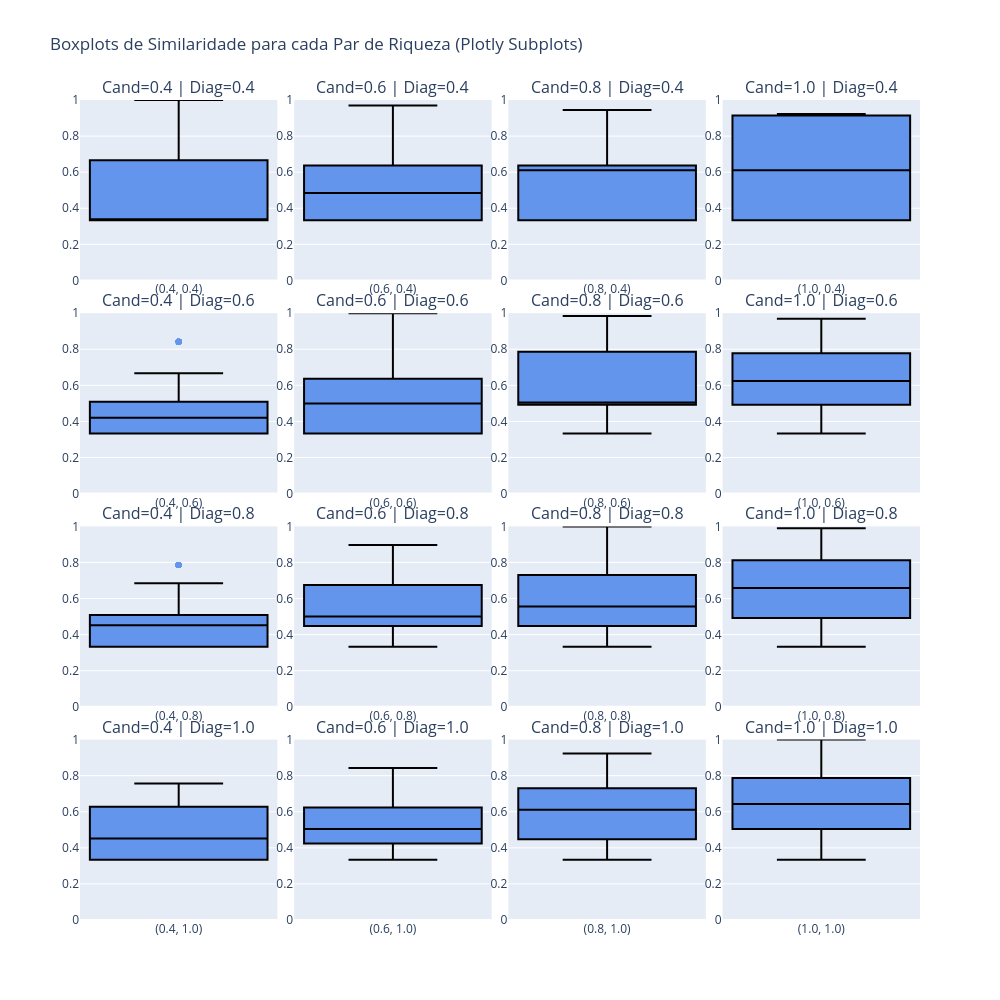

The cell this chart's notebook holds for it:
### Code cell
import plotly.subplots as sp
import plotly.graph_objects as go

unique_x = sorted(df['riqueza_candidate'].unique())
unique_y = sorted(df['riqueza_diagnosed'].unique())

fig = sp.make_subplots(
    rows=len(unique_y), cols=len(unique_x),
    shared_xaxes=False, shared_yaxes=False,
    horizontal_spacing=0.02, vertical_spacing=0.04,
    subplot_titles=[f"Cand={x} | Diag={y}" for y in unique_y for x in unique_x]
)

for i, y in enumerate(unique_y):
    for j, x in enumerate(unique_x):
        subset = df[(df['riqueza_candidate'] == x) & (df['riqueza_diagnosed'] == y)]
        if not subset.empty:
            fig.add_trace(
                go.Box(
                    y=subset['similarity_result'],
                    boxpoints='outliers',
                    marker_color='cornflowerblue',
                    line_color='black',
                    fillcolor='cornflowerblue',
                    name=f'({x}, {y})',
                    showlegend=False,
                    width=0.6
                ),
                row=i+1, col=j+1
            )
            # Quartis: Plotly mostra como linhas do boxplot!

fig.update_layout(
    height=250*len(unique_y), width=250*len(unique_x),
    title_text='Boxplots de Similaridade para cada Par de Riqueza (Plotly Subplots)',
)
fig.update_yaxes(range=[0, 1])  # Fixa o eixo y de 0 a 1
fig.show()

### Figure 1 — Plotly figure (JSON) as saved in the notebook; plotly's stock layout.template omitted (floating-point values rounded to 4 significant figures; data arrays with more than 128 entries replaced by an {"elided": "..."} marker saying what was removed)
{"data": [{"boxpoints": "outliers", "fillcolor": "cornflowerblue", "line": {"color": "black"}, "marker": {"color": "cornflowerblue"}, "name": "(0.4, 0.4)", "showlegend": false, "type": "box", "width": 0.6, "xaxis": "x", "y": {"elided": "400 float values"}, "yaxis": "y"}, {"boxpoints": "outliers", "fillcolor": "cornflowerblue", "line": {"color": "black"}, "marker": {"color": "cornflowerblue"}, "name": "(0.6, 0.4)", "showlegend": false, "type": "box", "width": 0.6, "xaxis": "x2", "y": {"elided": "1200 float values"}, "yaxis": "y2"}, {"boxpoints": "outliers", "fillcolor": "cornflowerblue", "line": {"color": "black"}, "marker": {"color": "cornflowerblue"}, "name": "(0.8, 0.4)", "showlegend": false, "type": "box", "width": 0.6, "xaxis": "x3", "y": {"elided": "1400 float values"}, "yaxis": "y3"}, {"boxpoints": "outliers", "fillcolor": "cornflowerblue", "line": {"color": "black"}, "marker": {"color": "cornflowerblue"}, "name": "(1.0, 0.4)", "showlegend": false, "type": "box", "width": 0.6, "xaxis": "x4", "y": {"elided": "600 float values"}, "yaxis": "y4"}, {"boxpoints": "outliers", "fillcolor": "cornflowerblue", "line": {"color": "black"}, "marker": {"color": "cornflowerblue"}, "name": "(0.4, 0.6)", "showlegend": false, "type": "box", "width": 0.6, "xaxis": "x5", "y": {"elided": "1200 float values"}, "yaxis": "y5"}, {"boxpoints": "outliers", "fillcolor": "cornflowerblue", "line": {"color": "black"}, "marker": {"color": "cornflowerblue"}, "name": "(0.6, 0.6)", "showlegend": false, "type": "box", "width": 0.6, "xaxis": "x6", "y": {"elided": "3600 float values"}, "yaxis": "y6"}, {"boxpoints": "outliers", "fillcolor": "cornflowerblue", "line": {"color": "black"}, "marker": {"color": "cornflowerblue"}, "name": "(0.8, 0.6)", "showlegend": false, "type": "box", "width": 0.6, "xaxis": "x7", "y": {"elided": "4200 float values"}, "yaxis": "y7"}, {"boxpoints": "outliers", "fillcolor": "cornflowerblue", "line": {"color": "black"}, "marker": {"color": "cornflowerblue"}, "name": "(1.0, 0.6)", "showlegend": false, "type": "box", "width": 0.6, "xaxis": "x8", "y": {"elided": "1800 float values"}, "yaxis": "y8"}, {"boxpoints": "outliers", "fillcolor": "cornflowerblue", "line": {"color": "black"}, "marker": {"color": "cornflowerblue"}, "name": "(0.4, 0.8)", "showlegend": false, "type": "box", "width": 0.6, "xaxis": "x9", "y": {"elided": "1400 float values"}, "yaxis": "y9"}, {"boxpoints": "outliers", "fillcolor": "cornflowerblue", "line": {"color": "black"}, "marker": {"color": "cornflowerblue"}, "name": "(0.6, 0.8)", "showlegend": false, "type": "box", "width": 0.6, "xaxis": "x10", "y": {"elided": "4200 float values"}, "yaxis": "y10"}, {"boxpoints": "outliers", "fillcolor": "cornflowerblue", "line": {"color": "black"}, "marker": {"color": "cornflowerblue"}, "name": "(0.8, 0.8)", "showlegend": false, "type": "box", "width": 0.6, "xaxis": "x11", "y": {"elided": "4900 float values"}, "yaxis": "y11"}, {"boxpoints": "outliers", "fillcolor": "cornflowerblue", "line": {"color": "black"}, "marker": {"color": "cornflowerblue"}, "name": "(1.0, 0.8)", "showlegend": false, "type": "box", "width": 0.6, "xaxis": "x12", "y": {"elided": "2100 float values"}, "yaxis": "y12"}, {"boxpoints": "outliers", "fillcolor": "cornflowerblue", "line": {"color": "black"}, "marker": {"color": "cornflowerblue"}, "name": "(0.4, 1.0)", "showlegend": false, "type": "box", "width": 0.6, "xaxis": "x13", "y": {"elided": "600 float values"}, "yaxis": "y13"}, {"boxpoints": "outliers", "fillcolor": "cornflowerblue", "line": {"color": "black"}, "marker": {"color": "cornflowerblue"}, "name": "(0.6, 1.0)", "showlegend": false, "type": "box", "width": 0.6, "xaxis": "x14", "y": {"elided": "1800 float values"}, "yaxis": "y14"}, {"boxpoints": "outliers", "fillcolor": "cornflowerblue", "line": {"color": "black"}, "marker": {"color": "cornflowerblue"}, "name": "(0.8, 1.0)", "showlegend": false, "type": "box", "width": 0.6, "xaxis": "x15", "y": {"elided": "2100 float values"}, "yaxis": "y15"}, {"boxpoints": "outliers", "fillcolor": "cornflowerblue", "line": {"color": "black"}, "marker": {"color": "cornflowerblue"}, "name": "(1.0, 1.0)", "showlegend": false, "type": "box", "width": 0.6, "xaxis": "x16", "y": {"elided": "900 float values"}, "yaxis": "y16"}], "layout": {"annotations": [{"font": {"size": 16}, "showarrow": false, "text": "Cand=0.4 | Diag=0.4", "x": 0.1175, "xanchor": "center", "xref": "paper", "y": 1, "yanchor": "bottom", "yref": "paper"}, {"font": {"size": 16}, "showarrow": false, "text": "Cand=0.6 | Diag=0.4", "x": 0.3725, "xanchor": "center", "xref": "paper", "y": 1, "yanchor": "bottom", "yref": "paper"}, {"font": {"size": 16}, "showarrow": false, "text": "Cand=0.8 | Diag=0.4", "x": 0.6275, "xanchor": "center", "xref": "paper", "y": 1, "yanchor": "bottom", "yref": "paper"}, {"font": {"size": 16}, "showarrow": false, "text": "Cand=1.0 | Diag=0.4", "x": 0.8825, "xanchor": "center", "xref": "paper", "y": 1, "yanchor": "bottom", "yref": "paper"}, {"font": {"size": 16}, "showarrow": false, "text": "Cand=0.4 | Diag=0.6", "x": 0.1175, "xanchor": "center", "xref": "paper", "y": 0.74, "yanchor": "bottom", "yref": "paper"}, {"font": {"size": 16}, "showarrow": false, "text": "Cand=0.6 | Diag=0.6", "x": 0.3725, "xanchor": "center", "xref": "paper", "y": 0.74, "yanchor": "bottom", "yref": "paper"}, {"font": {"size": 16}, "showarrow": false, "text": "Cand=0.8 | Diag=0.6", "x": 0.6275, "xanchor": "center", "xref": "paper", "y": 0.74, "yanchor": "bottom", "yref": "paper"}, {"font": {"size": 16}, "showarrow": false, "text": "Cand=1.0 | Diag=0.6", "x": 0.8825, "xanchor": "center", "xref": "paper", "y": 0.74, "yanchor": "bottom", "yref": "paper"}, {"font": {"size": 16}, "showarrow": false, "text": "Cand=0.4 | Diag=0.8", "x": 0.1175, "xanchor": "center", "xref": "paper", "y": 0.48, "yanchor": "bottom", "yref": "paper"}, {"font": {"size": 16}, "showarrow": false, "text": "Cand=0.6 | Diag=0.8", "x": 0.3725, "xanchor": "center", "xref": "paper", "y": 0.48, "yanchor": "bottom", "yref": "paper"}, {"font": {"size": 16}, "showarrow": false, "text": "Cand=0.8 | Diag=0.8", "x": 0.6275, "xanchor": "center", "xref": "paper", "y": 0.48, "yanchor": "bottom", "yref": "paper"}, {"font": {"size": 16}, "showarrow": false, "text": "Cand=1.0 | Diag=0.8", "x": 0.8825, "xanchor": "center", "xref": "paper", "y": 0.48, "yanchor": "bottom", "yref": "paper"}, {"font": {"size": 16}, "showarrow": false, "text": "Cand=0.4 | Diag=1.0", "x": 0.1175, "xanchor": "center", "xref": "paper", "y": 0.22, "yanchor": "bottom", "yref": "paper"}, {"font": {"size": 16}, "showarrow": false, "text": "Cand=0.6 | Diag=1.0", "x": 0.3725, "xanchor": "center", "xref": "paper", "y": 0.22, "yanchor": "bottom", "yref": "paper"}, {"font": {"size": 16}, "showarrow": false, "text": "Cand=0.8 | Diag=1.0", "x": 0.6275, "xanchor": "center", "xref": "paper", "y": 0.22, "yanchor": "bottom", "yref": "paper"}, {"font": {"size": 16}, "showarrow": false, "text": "Cand=1.0 | Diag=1.0", "x": 0.8825, "xanchor": "center", "xref": "paper", "y": 0.22, "yanchor": "bottom", "yref": "paper"}], "height": 1000, "title": {"text": "Boxplots de Similaridade para cada Par de Riqueza (Plotly Subplots)"}, "width": 1000, "xaxis": {"anchor": "y", "domain": [0, 0.235]}, "xaxis10": {"anchor": "y10", "domain": [0.255, 0.49]}, "xaxis11": {"anchor": "y11", "domain": [0.51, 0.745]}, "xaxis12": {"anchor": "y12", "domain": [0.765, 1.0]}, "xaxis13": {"anchor": "y13", "domain": [0, 0.235]}, "xaxis14": {"anchor": "y14", "domain": [0.255, 0.49]}, "xaxis15": {"anchor": "y15", "domain": [0.51, 0.745]}, "xaxis16": {"anchor": "y16", "domain": [0.765, 1.0]}, "xaxis2": {"anchor": "y2", "domain": [0.255, 0.49]}, "xaxis3": {"anchor": "y3", "domain": [0.51, 0.745]}, "xaxis4": {"anchor": "y4", "domain": [0.765, 1.0]}, "xaxis5": {"anchor": "y5", "domain": [0, 0.235]}, "xaxis6": {"anchor": "y6", "domain": [0.255, 0.49]}, "xaxis7": {"anchor": "y7", "domain": [0.51, 0.745]}, "xaxis8": {"anchor": "y8", "domain": [0.765, 1.0]}, "xaxis9": {"anchor": "y9", "domain": [0, 0.235]}, "yaxis": {"anchor": "x", "domain": [0.78, 1], "range": [0, 1]}, "yaxis10": {"anchor": "x10", "domain": [0.26, 0.48], "range": [0, 1]}, "yaxis11": {"anchor": "x11", "domain": [0.26, 0.48], "range": [0, 1]}, "yaxis12": {"anchor": "x12", "domain": [0.26, 0.48], "range": [0, 1]}, "yaxis13": {"anchor": "x13", "domain": [0, 0.22], "range": [0, 1]}, "yaxis14": {"anchor": "x14", "domain": [0, 0.22], "range": [0, 1]}, "yaxis15": {"anchor": "x15", "domain": [0, 0.22], "range": [0, 1]}, "yaxis16": {"anchor": "x16", "domain": [0, 0.22], "range": [0, 1]}, "yaxis2": {"anchor": "x2", "domain": [0.78, 1], "range": [0, 1]}, "yaxis3": {"anchor": "x3", "domain": [0.78, 1], "range": [0, 1]}, "yaxis4": {"anchor": "x4", "domain": [0.78, 1], "range": [0, 1]}, "yaxis5": {"anchor": "x5", "domain": [0.52, 0.74], "range": [0, 1]}, "yaxis6": {"anchor": "x6", "domain": [0.52, 0.74], "range": [0, 1]}, "yaxis7": {"anchor": "x7", "domain": [0.52, 0.74], "range": [0, 1]}, "yaxis8": {"anchor": "x8", "domain": [0.52, 0.74], "range": [0, 1]}, "yaxis9": {"anchor": "x9", "domain": [0.26, 0.48], "range": [0, 1]}}}
